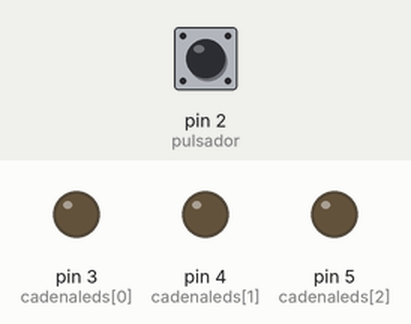
Simulated run of this sketch. Board: Arduino Uno, built with avr-gcc and run on an emulated ATmega328P. On the bench: output pins drawn as LEDs (lit = HIGH). Dashed ring = blinking. The inputs (shaded band) are chosen by the test bench; at power-on: pin 2 (pulsador) LOW.

Above: at 1.2 s.
1.3 s: pin 2 (pulsador) pulled HIGH for 0.15 s
At 1.4 s:
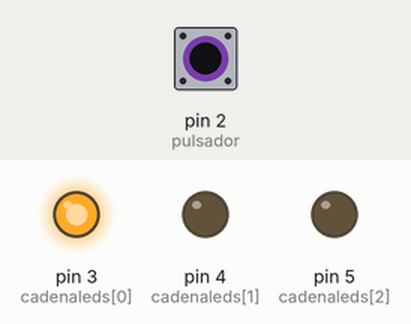
At 2.2 s:
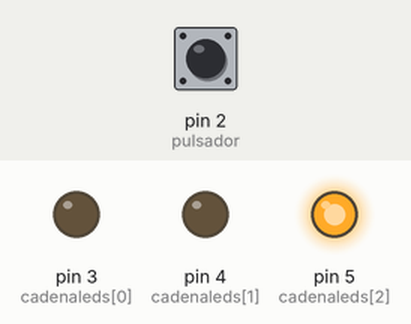
4.3 s: pin 2 (pulsador) pulled HIGH for 3.2 s
At 4.8 s:
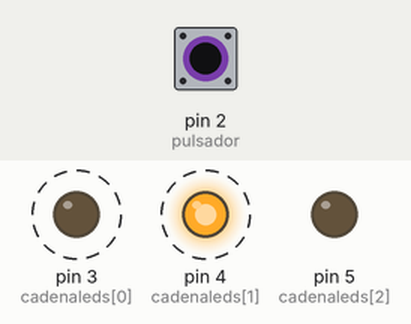
Timing chart, 0 to 9.2 s (numbered marks = the images above; inputs shaded):
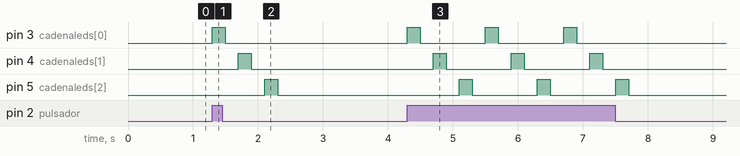

Measured:
- after the input at 1.3 s, pin 3 (cadenaleds[0]): LOW → HIGH at once, → LOW 0.20 s later; pin 4 (cadenaleds[1]): LOW → HIGH after 0.40 s, → LOW 0.20 s later; pin 5 (cadenaleds[2]): LOW → HIGH after 0.80 s, → LOW 0.20 s later
- after the input at 4.3 s, pin 3 (cadenaleds[0]): alternates HIGH for 0.20 s and LOW for 1.0 s, 6 changes in all, then stays LOW, starting at once; pin 4 (cadenaleds[1]): alternates HIGH for 0.20 s and LOW for 1.0 s, 6 changes in all, then stays LOW, starting after 0.40 s

The sketch:

reto_05_b.ino
```cpp
int cadenaleds[] = {3, 4, 5};
int pulsador = 2;
int tiempo = 200;
int n = 0;

void setup() {
  for (n = 0; n < 3; n++) {
    pinMode (cadenaleds[n], OUTPUT);
  }
  pinMode (pulsador, INPUT);
}

void flash() {
  for (n = 0; n < 3; n++) {
    digitalWrite (cadenaleds[n], HIGH);
    delay (tiempo);
    digitalWrite (cadenaleds[n], LOW);
    delay (tiempo);
  }
}

void loop() {
  if (digitalRead(pulsador) == HIGH) {
    flash ();
  }
}
```
